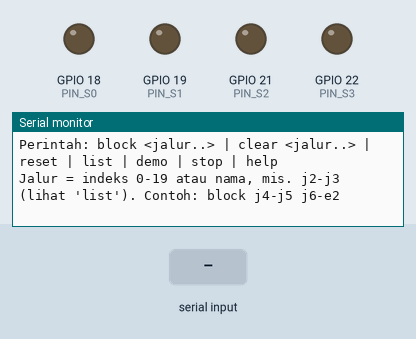
A sketch run on a simulated ESP32. Shown: output pins drawn as LEDs (lit = HIGH), the last lines printed to the serial monitor. Inputs (shaded band) come from the test bench.

Above: at 1.2 s.
1.3 s: "list 1\n" received over Serial
At 2.2 s:
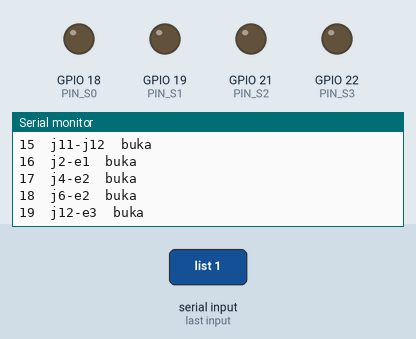
2.8 s: "demo 1\n" received over Serial
At 3.9 s:
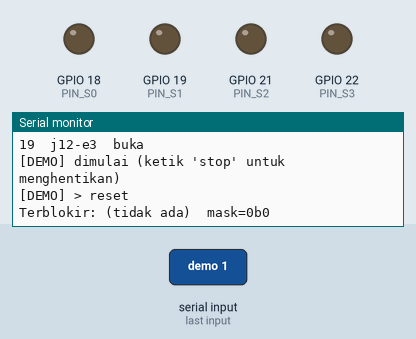
4.3 s: "stop\n" received over Serial
At 5.0 s:
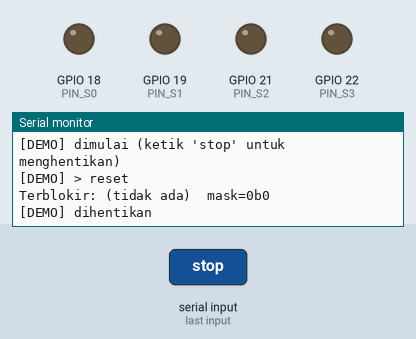
Timing chart, 0 to 7.3 s (numbered marks = the images above; inputs shaded):
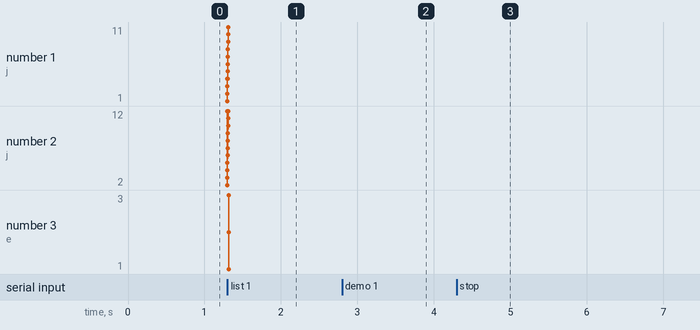

Measured:
- after the input at 1.3 s, the serial monitor: prints a new line at once (image 1)
- after the input at 2.8 s, the serial monitor: prints a new line at once (image 2)
- after the input at 4.3 s, the serial monitor: prints a new line at once (image 3)

The sketch:

sender.ino
```cpp
// NODE SENSOR (SPOKE): kirim status jalur terblokir ke HUB via ESP-NOW.
//  SIM_MODE 1 -> tanpa sensor. Jalur "terbakar" diatur lewat perintah di Serial Monitor.
//  SIM_MODE 0 -> baca 20 sensor sungguhan via 2x CD74HC4067.
//
// Arsitektur hub & spoke: tiap node sensor hanya mengirim bit jalur miliknya (OWNED_MASK);
// hub (receiver) menggabungkan semua node, menjalankan Dijkstra, lalu mengatur LED.
//
// Perintah Serial Monitor (115200, line ending "Newline"):
//   block j2-j3 j4-j5   atau   block 2 5     -> jalur terblokir (api)
//   clear j2-j3                              -> jalur dibuka lagi
//   reset                                    -> semua jalur dibuka
//   list                                     -> tabel jalur + status
//   demo                                     -> jalankan skenario otomatis (stop = hentikan)
//   help
#include <WiFi.h>
#include <esp_now.h>
#include <esp_wifi.h>

#define NUM_EDGES        20
#define ESPNOW_CHANNEL   1
#define SEND_INTERVAL_MS 200   // juga berfungsi sebagai heartbeat ke hub

#define SIM_MODE         1

#define NODE_ID          1
// Bit jalur yang dimiliki node ini. Satu node memegang semua 20 jalur (bit 0..19).
// Jika nanti dibagi beberapa node, tiap node diberi bit berbeda, mis. node 1 = 0x000FF, node 2 = 0xFFF00.
const uint32_t OWNED_MASK = (1UL << NUM_EDGES) - 1;

#define PIN_S0           18
#define PIN_S1           19
#define PIN_S2           21
#define PIN_S3           22
#define PIN_SIG_MUX1     34   // input-only, TIDAK punya pull-up internal -> wajib pull-up eksternal 10k ke 3V3
#define PIN_SIG_MUX2     35   // idem

// Default broadcast: tidak perlu tahu MAC hub. Isi MAC hub jika ingin unicast.
uint8_t hubMac[6] = {0xFF, 0xFF, 0xFF, 0xFF, 0xFF, 0xFF};

typedef struct __attribute__((packed)) {
  uint8_t  nodeId;
  uint32_t validMask;    // bit jalur yang dimiliki node pengirim
  uint32_t blockedMask;  // bit i = 1 -> jalur i terblokir api/asap (hanya bit di validMask yang dipakai hub)
} SensorPacket;

// Nama jalur = urutan indeks sama dengan edges[] di receiver
const char* edgeNames[NUM_EDGES] = {
  "j1-j2", "j1-j3", "j2-j3", "j2-j12", "j3-j4", "j4-j5", "j4-j6", "j5-j6", "j6-j7", "j7-j8",
  "j7-j9", "j8-j9", "j9-j10", "j10-j11", "j10-j12", "j11-j12", "j2-e1", "j4-e2", "j6-e2", "j12-e3"
};

uint32_t simMask = 0;
unsigned long lastSendMs = 0;

// Skenario demo: tiap DEMO_STEP_MS jalankan satu perintah (diuji dengan room 4 di hub)
#define DEMO_STEP_MS 4000
const char* demoSteps[] = {
  "reset",             // semua terbuka: rute normal
  "block j6-j7",       // jalur ke e2 putus -> hub cari rute lain
  "block j10-j12",     // rute lewat j12 makin jauh
  "block j11-j12",     // semua jalur ke exit tertutup -> BAHAYA
  "reset"              // kembali normal
};
const int numDemoSteps = sizeof(demoSteps) / sizeof(demoSteps[0]);
int demoIdx = -1;      // -1 = demo tidak berjalan
unsigned long demoNextMs = 0;

uint32_t readBlockedMask() {
  uint32_t mask = 0;
  for (byte ch = 0; ch < 16; ch++) {
    digitalWrite(PIN_S0, bitRead(ch, 0));
    digitalWrite(PIN_S1, bitRead(ch, 1));
    digitalWrite(PIN_S2, bitRead(ch, 2));
    digitalWrite(PIN_S3, bitRead(ch, 3));
    delayMicroseconds(30);

    if (digitalRead(PIN_SIG_MUX1) == LOW) mask |= (1UL << ch);
    if (ch < 4 && digitalRead(PIN_SIG_MUX2) == LOW) mask |= (1UL << (16 + ch));
  }
  return mask;
}

void sendMask() {
  SensorPacket pkt;
  pkt.nodeId = NODE_ID;
  pkt.validMask = OWNED_MASK;
#if SIM_MODE
  pkt.blockedMask = simMask;
#else
  pkt.blockedMask = readBlockedMask();
#endif
  esp_err_t res = esp_now_send(hubMac, (uint8_t *)&pkt, sizeof(pkt));
  if (res != ESP_OK) Serial.println("SEND ERROR");
}

// ---------- Input simulasi ----------

// Terima indeks (0-19) atau nama jalur ("j2-j3", urutan simpul bebas). Return -1 jika tidak dikenal.
int parseEdge(String t) {
  t.trim();
  t.toLowerCase();
  if (t.length() == 0) return -1;

  bool digits = true;
  for (unsigned i = 0; i < t.length(); i++) {
    if (!isDigit(t[i])) digits = false;
  }
  if (digits) {
    int n = t.toInt();
    return n < NUM_EDGES ? n : -1;
  }

  int dash = t.indexOf('-');
  if (dash < 0) return -1;
  String rev = t.substring(dash + 1) + "-" + t.substring(0, dash);
  for (int i = 0; i < NUM_EDGES; i++) {
    if (t == edgeNames[i] || rev == edgeNames[i]) return i;
  }
  return -1;
}

void printState() {
  Serial.print("Terblokir: ");
  bool any = false;
  for (int i = 0; i < NUM_EDGES; i++) {
    if ((simMask >> i) & 1) {
      if (any) Serial.print(", ");
      Serial.print(edgeNames[i]);
      any = true;
    }
  }
  if (!any) Serial.print("(tidak ada)");
  Serial.print("  mask=0b");
  Serial.println(simMask, BIN);
}

void printEdges() {
  for (int i = 0; i < NUM_EDGES; i++) {
    Serial.print(i);
    Serial.print("\t");
    Serial.print(edgeNames[i]);
    Serial.println(((simMask >> i) & 1) ? "\tTERBLOKIR" : "\tbuka");
  }
}

void printHelp() {
  Serial.println("Perintah: block <jalur..> | clear <jalur..> | reset | list | demo | stop | help");
  Serial.println("Jalur = indeks 0-19 atau nama, mis. j2-j3 (lihat 'list'). Contoh: block j4-j5 j6-e2");
}

void handleCommand(String line) {
  line.trim();
  line.toLowerCase();
  if (line.length() == 0) return;

  int sp = line.indexOf(' ');
  String cmd = sp < 0 ? line : line.substring(0, sp);
  String rest = sp < 0 ? "" : line.substring(sp + 1);
  rest.trim();

  if (cmd == "list" || cmd == "l") {
    printEdges();
  } else if (cmd == "help" || cmd == "?") {
    printHelp();
  } else if (cmd == "demo") {
    demoIdx = 0;
    demoNextMs = millis();
    Serial.println("[DEMO] dimulai (ketik 'stop' untuk menghentikan)");
  } else if (cmd == "stop") {
    demoIdx = -1;
    Serial.println("[DEMO] dihentikan");
  } else if (cmd == "reset" || ((cmd == "clear" || cmd == "c") && rest.length() == 0)) {
    simMask = 0;
    printState();
    sendMask();
  } else if (cmd == "block" || cmd == "b" || cmd == "clear" || cmd == "c") {
    bool set = (cmd == "block" || cmd == "b");
    while (rest.length() > 0) {
      int s2 = rest.indexOf(' ');
      String tok = s2 < 0 ? rest : rest.substring(0, s2);
      rest = s2 < 0 ? "" : rest.substring(s2 + 1);
      rest.trim();

      int e = parseEdge(tok);
      if (e < 0) {
        Serial.print("Jalur tidak dikenal: ");
        Serial.println(tok);
        continue;
      }
      if (set) simMask |= (1UL << e);
      else     simMask &= ~(1UL << e);
    }
    printState();
    sendMask();
  } else {
    Serial.println("Perintah tidak dikenal. Ketik 'help'.");
  }
}

void setup() {
  Serial.begin(115200);

  pinMode(PIN_S0, OUTPUT);
  pinMode(PIN_S1, OUTPUT);
  pinMode(PIN_S2, OUTPUT);
  pinMode(PIN_S3, OUTPUT);
  pinMode(PIN_SIG_MUX1, INPUT);
  pinMode(PIN_SIG_MUX2, INPUT);

  WiFi.mode(WIFI_STA);
  esp_wifi_set_channel(ESPNOW_CHANNEL, WIFI_SECOND_CHAN_NONE);

  if (esp_now_init() != ESP_OK) {
    Serial.println("ESP-NOW init gagal");
    return;
  }

  esp_now_peer_info_t peer = {};
  memcpy(peer.peer_addr, hubMac, 6);
  peer.channel = ESPNOW_CHANNEL;
  peer.encrypt = false;
  if (esp_now_add_peer(&peer) != ESP_OK) {
    Serial.println("Gagal add peer");
  }

  Serial.print("Node sensor ");
  Serial.print(NODE_ID);
  Serial.print(SIM_MODE ? " siap (MODE SIMULASI). MAC: " : " siap. MAC: ");
  Serial.println(WiFi.macAddress());
  if (SIM_MODE) printHelp();
}

void loop() {
#if SIM_MODE
  if (Serial.available()) handleCommand(Serial.readStringUntil('\n'));

  if (demoIdx >= 0 && millis() >= demoNextMs) {
    Serial.print("[DEMO] > ");
    Serial.println(demoSteps[demoIdx]);
    handleCommand(demoSteps[demoIdx]);
    demoIdx++;
    demoNextMs = millis() + DEMO_STEP_MS;
    if (demoIdx >= numDemoSteps) {
      demoIdx = -1;
      Serial.println("[DEMO] selesai");
    }
  }
#endif

  if (millis() - lastSendMs >= SEND_INTERVAL_MS) {
    lastSendMs = millis();
    sendMask();
  }
}
```
